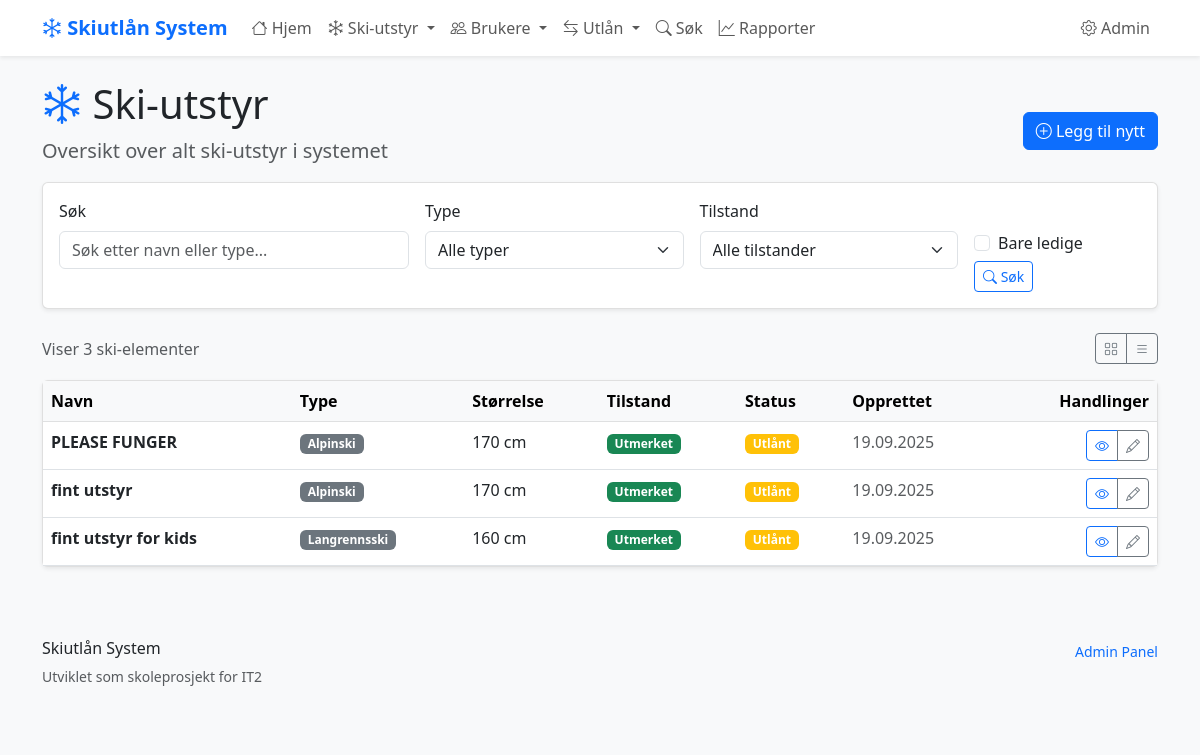
Page /ski-items/ on the earlier database version.
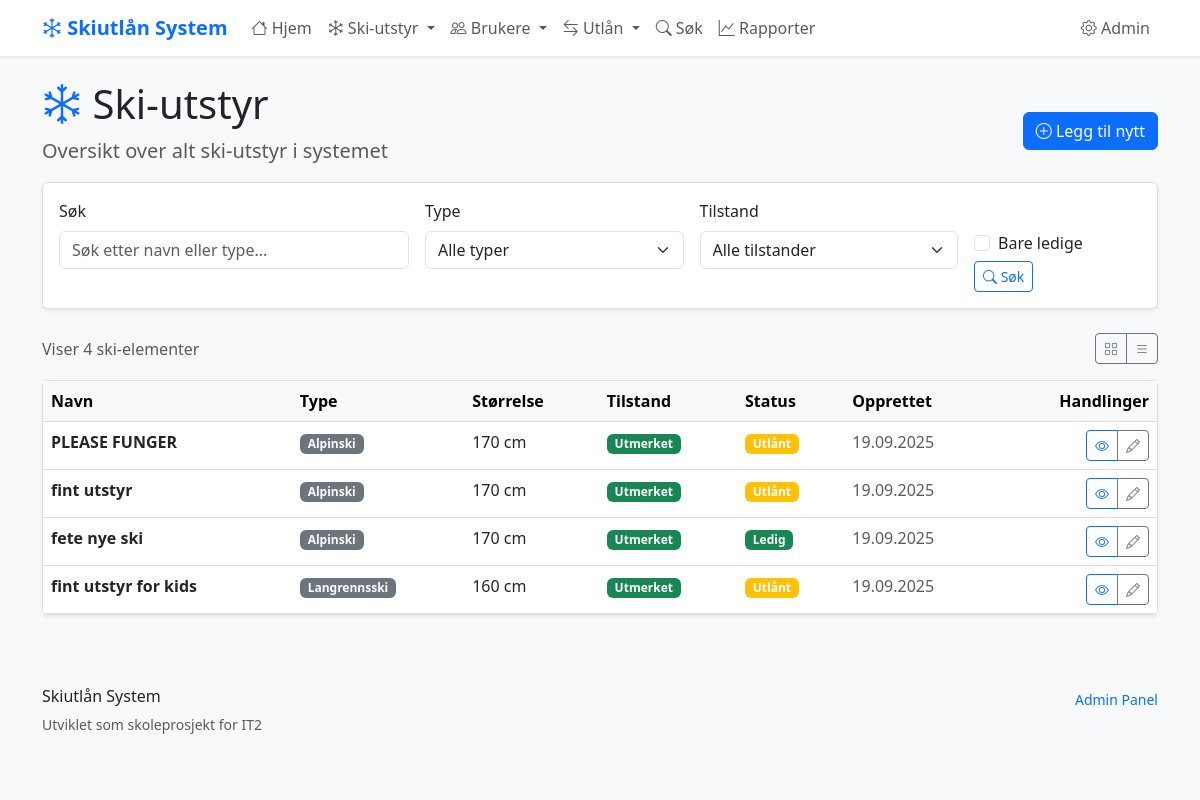
Same page on the later database version.
### skiutlan/models.py (models this page shows, shortened)
class SkiItem(models.Model):
    SKI_TYPES = [
        ('alpinski', 'Alpinski'),
        ('langrenn', 'Langrennsski'),
        ('snowboard', 'Snowboard'),
        ('stovler', 'Skistøvler'),
        ('staver', 'Skistaver'),
    ]
    navn = models.CharField(max_length=100, help_text="Navn på ski-elementet")
    type_ski = models.CharField(
        max_length=20,
        choices=SKI_TYPES,
        help_text="Type ski-element"
    )
    storrelse = models.IntegerField(
        validators=[MinValueValidator(1), MaxValueValidator(300)],
        help_text="Størrelse i cm for ski/staver, EU-størrelse for støvler"
    )
    tilstand = models.CharField(
        max_length=20,
        choices=[
            ('utmerket', 'Utmerket'),
            ('god', 'God'),
            ('slitt', 'Slitt'),
            ('reparasjon', 'Trenger reparasjon'),
        ],
        default='god'
    )
    opprettet = models.DateTimeField(auto_now_add=True)
    oppdatert = models.DateTimeField(auto_now=True)
    class Meta:
        verbose_name = "Ski-element"
        verbose_name_plural = "Ski-elementer"
        ordering = ['type_ski', 'storrelse']  # Sorterer automatisk
    @property
    def er_ledig(self):
        return not self.utlan_set.filter(returnert_dato__isnull=True).exists()

### skiutlan/views.py (the view)
# urls.py: path('ski-items/', views.ski_item_liste, name='ski_item_liste'),
def ski_item_liste(request):
    ski_items = SkiItem.objects.all()
    sok_tekst = request.GET.get('sok', '')
    if sok_tekst:
        ski_items = ski_items.filter(
            Q(navn__icontains=sok_tekst) | Q(type_ski__icontains=sok_tekst))
    type_filter = request.GET.get('type', '')
    if type_filter:
        ski_items = ski_items.filter(type_ski=type_filter)
    tilstand_filter = request.GET.get('tilstand', '')
    if tilstand_filter:
        ski_items = ski_items.filter(tilstand=tilstand_filter)
    bare_ledige = request.GET.get('ledig', False)
    if bare_ledige:
        utlante_item_ids = Utlan.objects.filter(
            returnert_dato__isnull=True).values_list('ski_item_id', flat=True)
        ski_items = ski_items.exclude(id__in=utlante_item_ids)
    context = {
        'ski_items': ski_items,
        'sok_tekst': sok_tekst,
        'type_filter': type_filter,
        'tilstand_filter': tilstand_filter,
        'bare_ledige': bare_ledige,
        'ski_types': SkiItem.SKI_TYPES,  # For dropdown i template
    }
    return render(request, 'skiutlan/ski_item_liste.html', context)

### skiutlan/templates/skiutlan/ski_item_liste.html (shortened to what the changed rows need)
{% extends 'skiutlan/base.html' %}
{% block header %}
<div class="d-flex justify-content-between align-items-center">
    <div>
        <h1>
            <i class="bi bi-snow text-primary"></i>
            Ski-utstyr
        </h1>
    </div>
</div>
{% endblock %}
{% block content %}
<div class="d-flex justify-content-between align-items-center mb-3">
    <div>
        <span class="text-muted">
            Viser {{ ski_items|length }} ski-element{% if ski_items|length != 1 %}er{% endif %}
        </span>
    </div>
</div>
{% if ski_items %}
    <div class="card d-none d-md-block">
        <div class="table-responsive">
            <table class="table table-hover mb-0">
                <thead class="table-light">
                    <tr>
                        <th>Navn</th>
                        <th>Type</th>
                        <th>Størrelse</th>
                        <th>Tilstand</th>
                        <th>Status</th>
                        <th>Opprettet</th>
                        <th class="text-end">Handlinger</th>
                    </tr>
                </thead>
                <tbody>
                    {% for item in ski_items %}
                        <tr>
                            <td>
                                <strong>{{ item.navn }}</strong>
                            </td>
                            <td>
                                <span class="badge bg-secondary">{{ item.get_type_ski_display }}</span>
                            </td>
                            <td>
                                {{ item.storrelse }}
                                {% if item.type_ski == "stovler" %}(EU){% else %}cm{% endif %}
                            </td>
                            <td>
                                <span class="badge
                                    {% if item.tilstand == 'utmerket' %}bg-success
                                    {% elif item.tilstand == 'god' %}bg-primary
                                    {% elif item.tilstand == 'slitt' %}bg-warning
                                    {% else %}bg-danger{% endif %}">
                                    {{ item.get_tilstand_display }}
                                </span>
                            </td>
                            <td>
                                {% if item.er_ledig %}
                                    <span class="badge bg-success">Ledig</span>
                                {% else %}
                                    <span class="badge bg-warning">Utlånt</span>
                                {% endif %}
                            </td>
                            <td class="text-muted">
                                {{ item.opprettet|date:"d.m.Y" }}
                            </td>
                            <td class="text-end">
                                <div class="btn-group btn-group-sm" role="group">
                                    <a href="{% url 'skiutlan:ski_item_detalj' item.id %}"
                                       class="btn btn-outline-primary"
                                       title="Vis detaljer">
                                        <i class="bi bi-eye"></i>
                                    </a>
                                    <a href="{% url 'skiutlan:ski_item_rediger' item.id %}"
                                       class="btn btn-outline-secondary"
                                       title="Rediger">
                                        <i class="bi bi-pencil"></i>
                                    </a>
                                </div>
                            </td>
                        </tr>
                    {% empty %}
                        <tr>
                            <td colspan="7" class="text-center text-muted py-4">
                                Ingen ski-elementer funnet.
                            </td>
                        </tr>
                    {% endfor %}
                </tbody>
            </table>
        </div>
    </div>
{% endif %}
{% endblock %}

Differences in the rows shown:
added SkiItem: navn "fete nye ski", type_ski "Alpinski", storrelse "170", shows "cm", tilstand "Utmerket", shows "Ledig", opprettet "19.09.2025"
Other differences:
{{ ski_items|length }}: "3" → "4"
